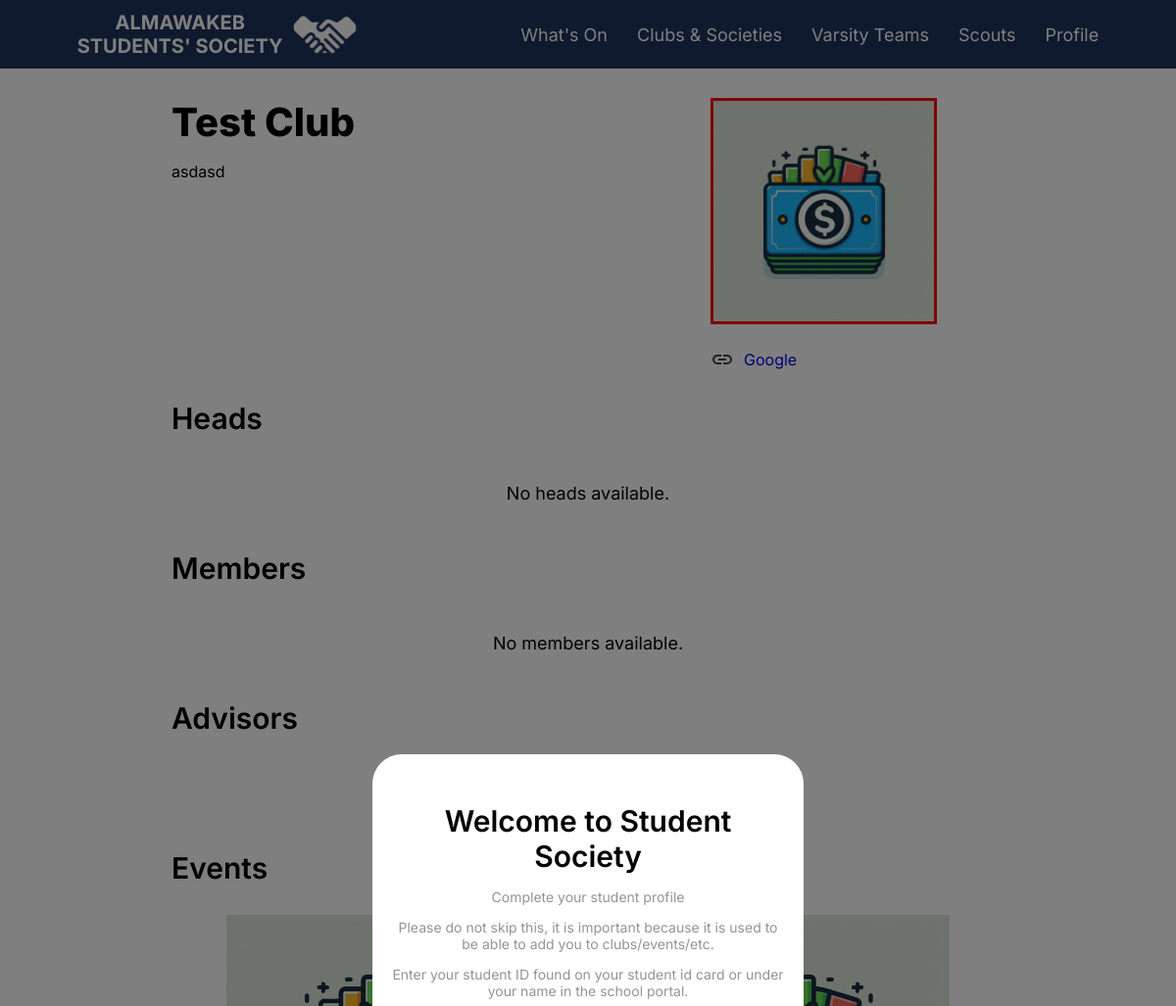
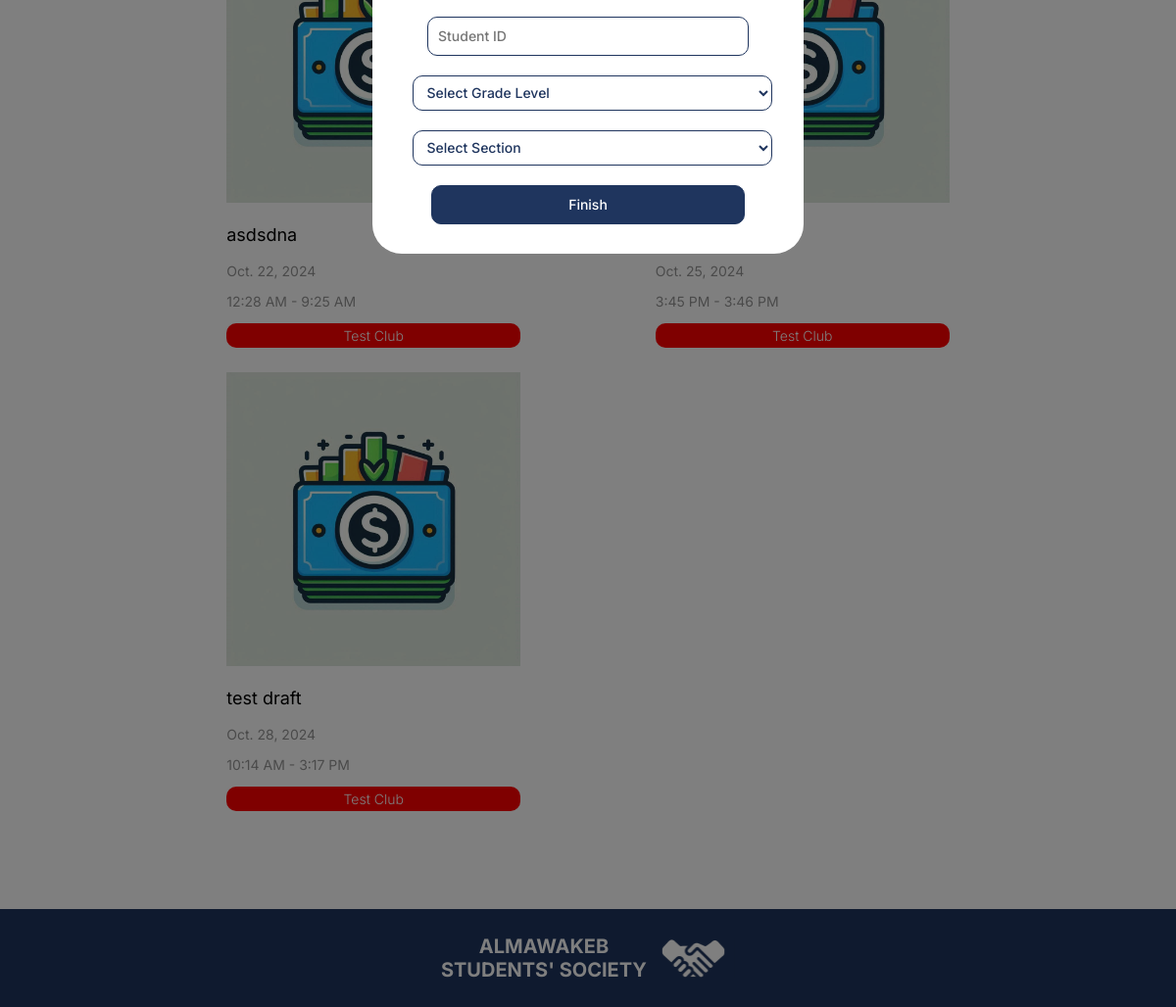
/Club/Detail/3/ (signed in), run on the app's committed database (2 pictures, top to bottom).
### mainapp/models.py (models this page shows, shortened)
class Club(models.Model):
    name = models.CharField(max_length=255)
    heads = models.ManyToManyField(User, related_name='head_clubs', blank=True)
    leadership = models.ManyToManyField(User, related_name='leadership_roles', blank=True)
    members = models.ManyToManyField(User, related_name='membership_clubs', blank=True)
    advisors = models.ManyToManyField(User, related_name='advisor_clubs', blank=True)
    events = models.ManyToManyField('Event', related_name='events', blank=True)
    type = models.CharField(choices=[('male', "Boys Only"),('female','Girls Only'), ('mixed', 'Mixed Club')], default='mixed', max_length=6)
    about = models.TextField()
    logo = models.ImageField(upload_to='clubs_logos/')
    color = models.CharField(max_length=7)  # Hex color code
    links = models.ManyToManyField(Links, related_name='club_links', blank=True)
    bylaws = models.ManyToManyField(Bylaw, related_name='club_bylaws', blank=True)

class Links(models.Model):
    name = models.CharField(max_length=10000)
    link = models.URLField()

class Event(models.Model):
    GROUP_CHOICES = [
        ('ngr', 'All Year Levels'),
        ('12', 'Senior'),
        ('11', 'Junior'),
        ('10', 'Sophomore'),
        ('9', 'Freshman'),
    ]
    GRADE_CHOICES = [
        ('nosec', 'All Sections'),
        ('A', 'A'),
        ('B', 'B'),
        ('C', 'C'),
        ('D', 'D'),
        ('E', 'E'),
        ('F', 'F'),
        ('G', 'G'),
        ('H', 'H'),
        ('I', 'I'),
        ('J', 'J'),
    ]
    author = models.ForeignKey(Club, on_delete=models.CASCADE, related_name='authored_events')
    cover = models.ImageField(upload_to='event_covers/', blank=True, null=True)  # Remove default and allow blank/null
    title = models.CharField(max_length=100)
    text = models.TextField()
    summary = models.CharField(max_length=150)
    date = models.DateField()
    end_date = models.DateField(blank=True,null=True)
    start_time = models.TimeField(blank=True, null=True)
    end_time = models.TimeField(blank=True, null=True)
    published_date = models.DateTimeField(null=True, blank=True)
    location = models.CharField(max_length=150, blank=True,null=False)
    color = models.ForeignKey(Club, on_delete=models.CASCADE, related_name='club_color', blank=True, null=True)
    group = models.CharField(max_length=3, choices=GROUP_CHOICES,default="ngr")
    grade = models.CharField(max_length=5, choices=GRADE_CHOICES,default="nosec")
    attendance_locked = models.BooleanField(default=False)
    members_only = models.BooleanField(default=False)
    highlight = models.BooleanField(default=False)
    draft = models.BooleanField(default=False)
    hos_approved = models.BooleanField(default=False)
    significant_event = models.BooleanField(default=False)
    attending_Students = models.ManyToManyField(User, related_name='attending_students', blank=True)
    confirmed_Students = models.ManyToManyField(User, related_name='confirm_students', blank=True)
    links = models.ManyToManyField(Links, related_name='events_links', blank=True)
    typeitem = "event"

### mainapp/views.py (the view)
# urls.py: path("Club/Detail/<int:club_id>/", views.Club_Detail, name="club_detail"),
def Club_Detail(request, club_id):
    club = get_object_or_404(Club, id=club_id)
    events = Event.objects.filter(author=club).order_by("date")
    heads = club.heads.all().order_by('name')
    leadership = club.leadership.all().order_by('name')
    members = club.members.all().order_by('name')
    advisors = club.advisors.all()
    links = club.links.all()
    return render(request, "club_detail.html", {
        'club': club,
        'events': events,
        'heads': heads,
        'leadership': leadership,
        'members': members.order_by('name'),
        'advisors': advisors,
        'links': links,
    })

### templates/club_detail.html (shortened to what this page needs)
{% extends 'Base.html' %}
{% load static %}
{% block content %}
{% if user.associated_student is not None and club.type == user.associated_student.gender or club.type == "mixed" or user.associated_faculty is not None or user.is_superuser %}
<div>
    <div class="detailsSide">
            <div style="display: flex; justify-content: space-between; flex-direction: column; justify-content: flex-start;">
            <p class="pageTitle" style="margin: 0px;">{{ club.name }}</p>
                <div class="articleDescriptionText">
                    <p>{{ club.about|default_if_none:""|safe }}</p>
                </div>
            </div>
            <div class="linkcontrol">
                <img src="{{ club.logo.url }}" style="border: {{ club.color }} 3px solid;" alt="{{ club.name }} Logo" class="articleCover"><br><br>
                <div style="width: 300px; text-align: center;">
                    {% for link in links %}
                    <div style=" display: flex; align-items: center;">
                        <img src="{% static "../media/images/link.svg" %}">
                        <a class="links" href="{{link.link }}" target="_blank" style="margin-top: 0px;  margin-left: 10px">{{ link.name }}</a>
                    </div>
                    {% endfor %}
                </div>
            </div>
        </div>
        <p class="subtitle">Heads</p>
        <div class="studentGrid">
            {% for head in heads %}
            <div>
                <a href="/Student/Detail/{{head.pk}}" >
                    <img src="{{ head.associated_student.profile_picture.url }}" class="studentPFP" alt="{{ head.name }}" class="profileCover">
                    <p class="text" style="max-width: 200px;">{{ head.name }}</p>
                </a>
            </div>
            {% empty %}
            <p class="text">No heads available.</p>
            {% endfor %}
        </div>
        <p class="subtitle">Members</p>
        <div class="studentGrid">
            {% for member in members %}
            <a href="/Student/Detail/{{member.pk}}">
                <p class="text">• {{ member.name }}</p>
            </a>
            {% empty %}
            <p class="text">No members available.</p>
            {% endfor %}
        </div>
        <p class="subtitle">Advisors</p>
        <div class="studentGrid">
            {% for advisor in advisors %}
            <a href="/Faculty/Detail/{{advisor.pk}}">
                <img src="{{ advisor.associated_faculty.profile_picture.url }}" alt="{{ advisor.name }}" class="studentPFP profileCover">
                <p class="text" style="max-width: 200px;">{{ advisor.name }}</p>
            </a>
            {% empty %}
            <p class="text">No advisors available.</p>
            {% endfor %}
        </div>
        <p class="subtitle">Events</p>
        <div class="grid">
            {% for event in events %}
            <div>
                <a href="{% url 'event_detail' event.id %}">
                    <img class="eventCover" src="{{ event.cover.url }}" alt="Event Cover">
                    <p class="text" style="max-width: 306px; overflow: hidden; text-overflow: ellipsis; white-space: nowrap;">{{ event.title }}</p>
                    <p class="aboutText">{{ event.date }}</p>
                    <p class="aboutText">{{ event.start_time|time:"g:i A" }} - {{ event.end_time|time:"g:i A" }}</p>
                    <div class="tagBox" style="background: {{ event.author.color }};">
                        <p class="tagText">{{ event.author.name }}</p>
                    </div>
                </a>
            </div>
            {% empty %}
            <p class="text">No events available.</p>
            {% endfor %}
        </div>
    </div>
</div>
{% endif %}
{% endblock %}

### static/CSS/base.css (style rules this page uses)
a { text-decoration: none; }
.pageTitle { color: black; font-size: 40px; font-family: Inter; font-weight: 800; margin-top: 0px; margin-bottom: 30px; }
.text { color: black; font-size: 18px; font-family: Inter; font-weight: 400; }
.subtitle { color: black; font-size: 30px; font-family: Inter; font-weight: 600; }
.aboutText { color: #949494; font-size: 14px; font-family: Inter; font-weight: 400; }
.grid { display: grid; grid-gap: 25px; justify-items: center; grid-template-columns: repeat(auto-fit, minmax(306px, 1fr)); }
.studentGrid { display: grid; grid-gap: 25px; justify-items: center; grid-template-columns: repeat(auto-fit, minmax(200px, 1fr)); }
.eventCover { width: 300px; height: 300px; }
.tagBox { display: flex; height: 25px; background: #414648; border-radius: 10px; align-items: center; justify-content: center; }
.tagText { text-align: center; color: white; font-size: 14px; font-family: Inter; font-weight: 300; }
.articleCover { width: 225px; height: 225px; }
.articleDescriptionText { color: black; font-size: 16px; font-family: Inter; font-weight: 400; }
.links { font-family: Inter; margin-top: 10px; max-width: 250px; text-overflow: ellipsis; white-space: nowrap; overflow: hidden; }
img { object-fit: contain; }
div { font-family: 'Inter'; }
.detailsSide { display: flex; justify-content: space-between; flex-direction: row; gap: 100px }

### data on the page
Club: name "Test Club", about "asdasd", logo (picture)
Links: name "Google"
Event: title "asdsdna", date "Oct. 22, 2024", start_time "12:28 AM", end_time "9:25 AM", author.name "Test Club"
Event: date "Oct. 25, 2024", start_time "3:45 PM", end_time "3:46 PM", author.name "Test Club"
Event: cover (picture), title "test draft", date "Oct. 28, 2024", start_time "10:14 AM", end_time "3:17 PM", author.name "Test Club"
